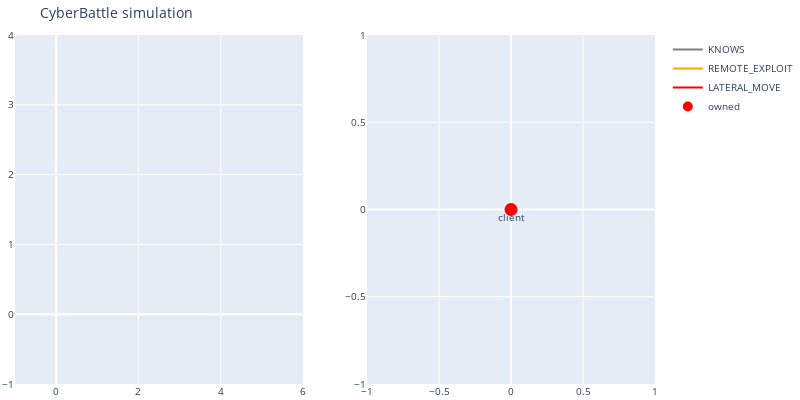

Notebook source saved alongside this figure:
### Code cell
### Sample test cases.

RANDOM_SEED = 3
# numiters = 500
numiters = 10
stochasticity = 1.

gym_env = gym.make('CyberBattleToyCtf-v0')

actions = gym_env.action_space.spaces
gym_env.render()
done = False
mcts = MonteCarloTreeSearch(env=deepcopy(gym_env), numiters=numiters, explorationParam=1., random_seed=RANDOM_SEED)
state = gym_env.reset()

#for debug
# count=0;
# total_reward = 0




while not done:
    
# for debug
# for t in range(iteration_count):

    net_state = NetworkState(state,ep,done=done)
#     net_state = NetworkState(state,ep,0,numiters,done=done)

#     action = mcts.buildTreeAndReturnBestAction(initialState=net_state)
# for debug
    action = gym_env.sample_valid_action()
    state, reward, done, info = gym_env.step(action)


    total_reward += reward
        
    if reward>0:
        print('####### rewarded action: {action}')
        print(f'total_reward={total_reward} reward={reward}')
        gym_env.render()
    
# for debug
#     count=count+1
#     if count==iteration_count:
#         done = True
#         break
    
    
print ("simulation done")

### Figure 1 — Plotly figure (JSON) as saved in the notebook; plotly's stock layout.template omitted (floating-point values rounded to 4 significant figures)
{"data": [{"name": "cumulative reward", "type": "scatter", "xaxis": "x", "y": [], "yaxis": "y"}, {"line": {"color": "gray"}, "mode": "lines", "name": "KNOWS", "type": "scatter", "x": [0], "xaxis": "x2", "y": [0], "yaxis": "y2"}, {"line": {"color": "orange"}, "mode": "lines", "name": "REMOTE_EXPLOIT", "type": "scatter", "x": [0], "xaxis": "x2", "y": [0], "yaxis": "y2"}, {"line": {"color": "red"}, "mode": "lines", "name": "LATERAL_MOVE", "type": "scatter", "x": [0], "xaxis": "x2", "y": [0], "yaxis": "y2"}, {"hoverinfo": "text", "marker": {"color": "#D32F2E", "line": {"color": "rgb(255,0,0)", "width": 8}, "size": 5, "symbol": "circle-dot"}, "mode": "markers+text", "name": "owned", "text": ["client"], "textposition": "bottom center", "type": "scatter", "x": [0], "xaxis": "x2", "y": [0], "yaxis": "y2"}, {"hoverinfo": "text", "marker": {"color": "#0e9d00", "line": {"color": "rgb(0,255,0)", "width": 8}, "size": 5, "symbol": "circle-dot"}, "mode": "markers+text", "name": "discovered", "text": [], "textposition": "bottom center", "type": "scatter", "x": [], "xaxis": "x2", "y": [], "yaxis": "y2"}], "layout": {"autosize": false, "font": {"size": 10}, "height": 400, "hovermode": "closest", "margin": {"b": 15, "l": 2, "r": 2, "t": 35}, "showlegend": true, "title": {"text": "CyberBattle simulation"}, "width": 800, "xaxis": {"anchor": "y", "domain": [0, 0.45]}, "xaxis2": {"anchor": "y2", "domain": [0.55, 1]}, "yaxis": {"anchor": "x", "domain": [0, 1]}, "yaxis2": {"anchor": "x2", "domain": [0, 1]}}}
